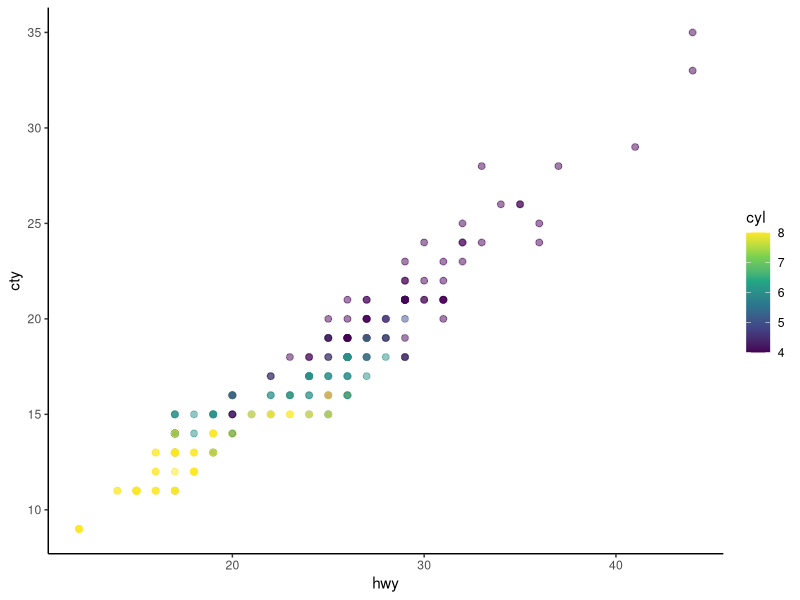
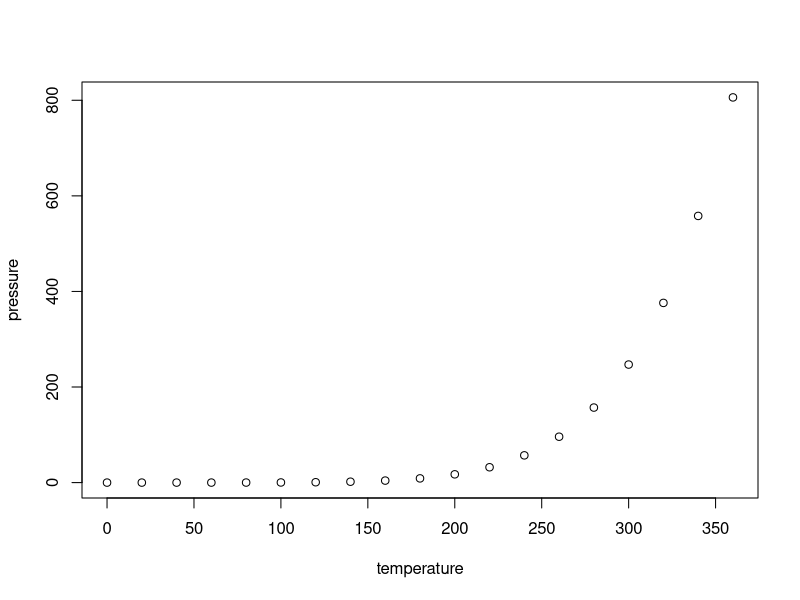

These charts were generated, in order, by the following R code:
## ---- chunk 1
 #|label: load-packages
library(ggplot2)
## ---- chunk 2
 #| label: scatterplot
ggplot(mpg,aes(x=hwy, y=cty, color = cyl))+
  geom_point(alpha =0.5, size= 2)+
  scale_color_viridis_c()+
  theme_classic()
  
## ---- chunk 3
plot(pressure)
## ---- chunk 4
summary(cars)
